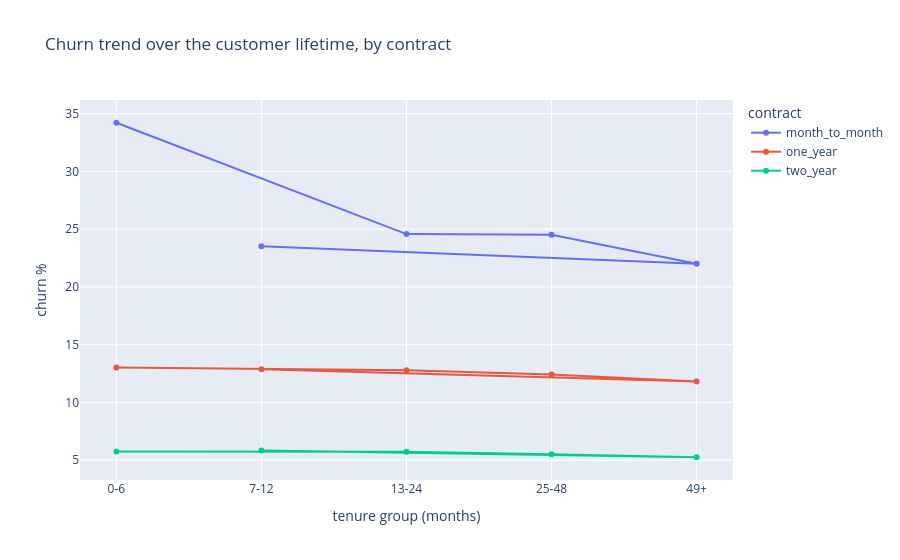

Notebook source saved alongside this figure:
### Code cell
trend = train_fe.groupby(["tenure_group", "contract"])[target].mean().reset_index()
trend[target] = trend[target] * 100
fig = px.line(trend, x="tenure_group", y=target, color="contract", markers=True,
              category_orders={"tenure_group": ["0-6", "7-12", "13-24", "25-48", "49+"]},
              labels={"tenure_group": "tenure group (months)", target: "churn %"},
              title="Churn trend over the customer lifetime, by contract")
fig.show()
dashboard_figures.append(fig)

### Figure 1 — Plotly figure (JSON) as saved in the notebook; plotly's stock layout.template omitted (floating-point values rounded to 4 significant figures)
{"data": [{"hovertemplate": "contract=month_to_month<br>tenure group (months)=%{x}<br>churn %=%{y}<extra></extra>", "legendgroup": "month_to_month", "line": {"color": "#636efa", "dash": "solid"}, "marker": {"symbol": "circle"}, "mode": "lines+markers", "name": "month_to_month", "orientation": "v", "showlegend": true, "type": "scatter", "x": ["0-6", "13-24", "25-48", "49+", "7-12"], "xaxis": "x", "y": [34.21, 24.57, 24.51, 22.01, 23.51], "yaxis": "y"}, {"hovertemplate": "contract=one_year<br>tenure group (months)=%{x}<br>churn %=%{y}<extra></extra>", "legendgroup": "one_year", "line": {"color": "#EF553B", "dash": "solid"}, "marker": {"symbol": "circle"}, "mode": "lines+markers", "name": "one_year", "orientation": "v", "showlegend": true, "type": "scatter", "x": ["0-6", "13-24", "25-48", "49+", "7-12"], "xaxis": "x", "y": [13.03, 12.79, 12.42, 11.82, 12.87], "yaxis": "y"}, {"hovertemplate": "contract=two_year<br>tenure group (months)=%{x}<br>churn %=%{y}<extra></extra>", "legendgroup": "two_year", "line": {"color": "#00cc96", "dash": "solid"}, "marker": {"symbol": "circle"}, "mode": "lines+markers", "name": "two_year", "orientation": "v", "showlegend": true, "type": "scatter", "x": ["0-6", "13-24", "25-48", "49+", "7-12"], "xaxis": "x", "y": [5.769, 5.741, 5.52, 5.261, 5.854], "yaxis": "y"}], "layout": {"legend": {"title": {"text": "contract"}, "tracegroupgap": 0}, "title": {"text": "Churn trend over the customer lifetime, by contract"}, "xaxis": {"anchor": "y", "categoryarray": ["0-6", "7-12", "13-24", "25-48", "49+"], "categoryorder": "array", "domain": [0, 1], "title": {"text": "tenure group (months)"}}, "yaxis": {"anchor": "x", "domain": [0, 1], "title": {"text": "churn %"}}}}
